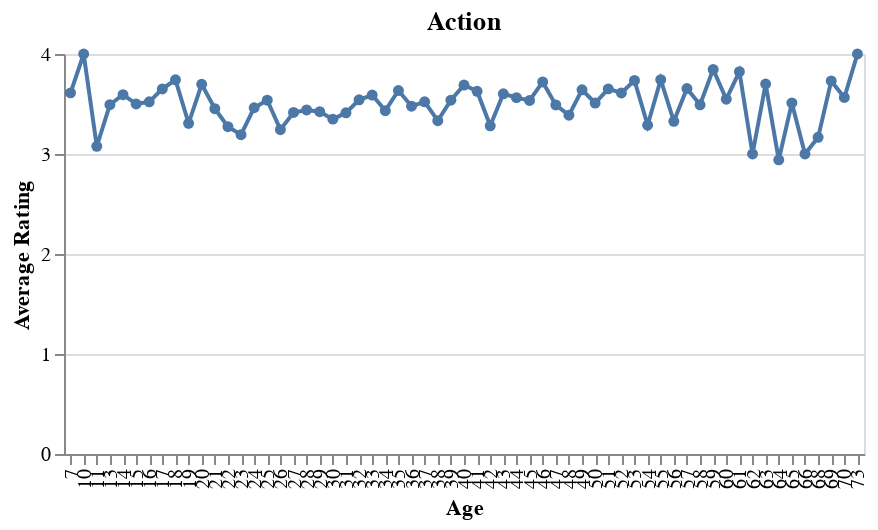
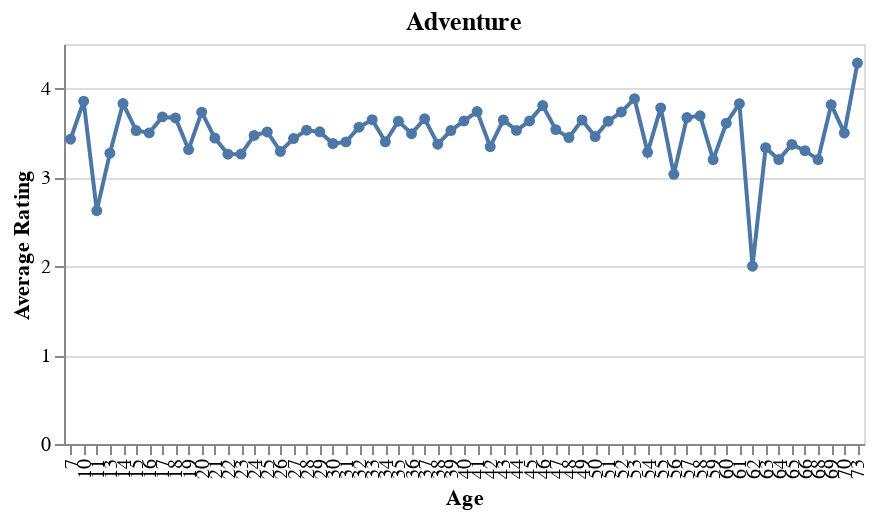
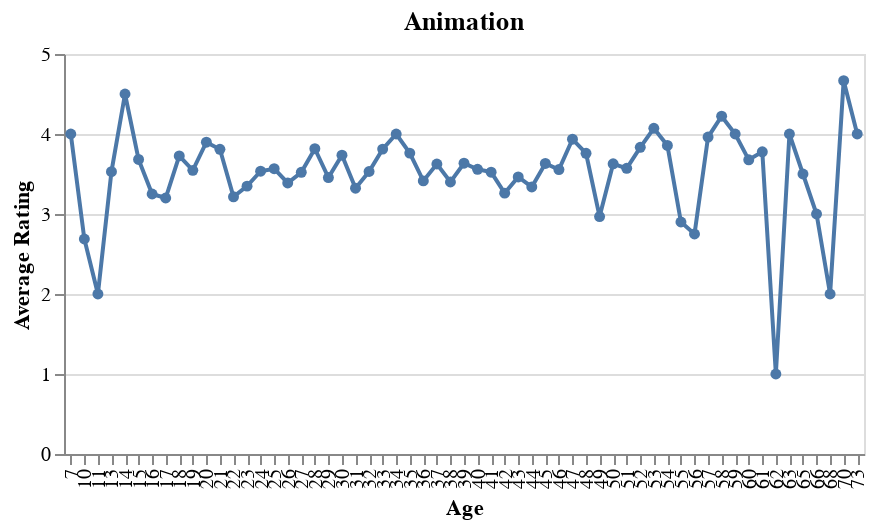
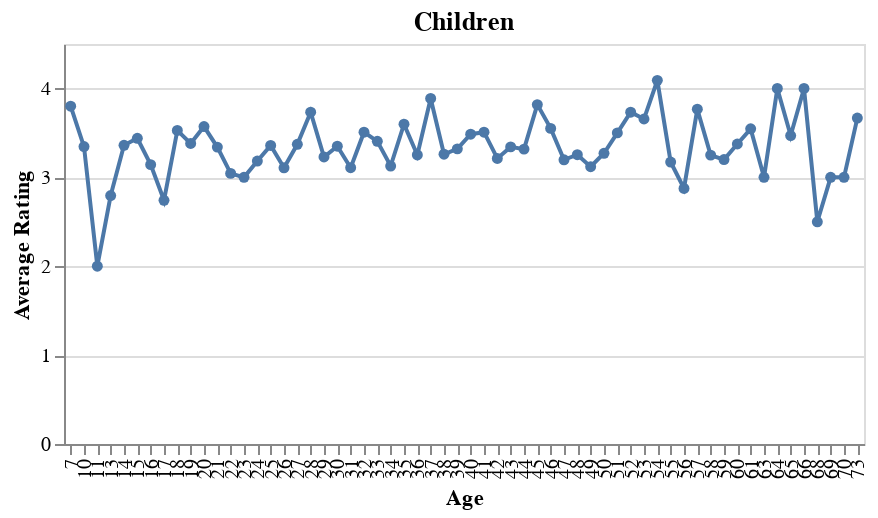

Notebook source saved alongside these figures, in order:
### Code cell
from IPython.display import display

for genre in age_rating['genres'].unique()[:5]: # limited to 5 cause there a lof of them
    selected_genre = age_rating[age_rating['genres'] == genre]
    chart = (
        alt.Chart(selected_genre)
        .mark_line(point=True)
        .encode(
            x=alt.X("age:O", title="Age"),
            y=alt.Y("rating:Q", title="Average Rating"),
            tooltip=["age", "rating:Q"]
        )
        .properties(
            title=genre,
            width=400,
            height=200
        )
    )
    
    display(chart)

### Figure 1 — Vega-Lite specification as saved in the notebook (floating-point values rounded to 4 significant figures)
{"config": {"view": {"continuousWidth": 300, "continuousHeight": 300}}, "data": {"name": "data-3a0d7042dad6db500af1757f4aadde23"}, "mark": {"type": "line", "point": true}, "encoding": {"tooltip": [{"field": "age", "type": "quantitative"}, {"field": "rating", "type": "quantitative"}], "x": {"field": "age", "title": "Age", "type": "ordinal"}, "y": {"field": "rating", "title": "Average Rating", "type": "quantitative"}}, "height": 200, "title": "Action", "width": 400, "$schema": "https://vega.github.io/schema/vega-lite/v5.20.1.json", "datasets": {"data-3a0d7042dad6db500af1757f4aadde23": [{"genres": "Action", "age": 7, "rating": 3.611}, {"genres": "Action", "age": 10, "rating": 4.0}, {"genres": "Action", "age": 11, "rating": 3.077}, {"genres": "Action", "age": 13, "rating": 3.493}, {"genres": "Action", "age": 14, "rating": 3.593}, {"genres": "Action", "age": 15, "rating": 3.5}, {"genres": "Action", "age": 16, "rating": 3.522}, {"genres": "Action", "age": 17, "rating": 3.651}, {"genres": "Action", "age": 18, "rating": 3.742}, {"genres": "Action", "age": 19, "rating": 3.307}, {"genres": "Action", "age": 20, "rating": 3.697}, {"genres": "Action", "age": 21, "rating": 3.453}, {"genres": "Action", "age": 22, "rating": 3.273}, {"genres": "Action", "age": 23, "rating": 3.193}, {"genres": "Action", "age": 24, "rating": 3.463}, {"genres": "Action", "age": 25, "rating": 3.538}, {"genres": "Action", "age": 26, "rating": 3.243}, {"genres": "Action", "age": 27, "rating": 3.415}, {"genres": "Action", "age": 28, "rating": 3.44}, {"genres": "Action", "age": 29, "rating": 3.423}, {"genres": "Action", "age": 30, "rating": 3.349}, {"genres": "Action", "age": 31, "rating": 3.412}, {"genres": "Action", "age": 32, "rating": 3.542}, {"genres": "Action", "age": 33, "rating": 3.59}, {"genres": "Action", "age": 34, "rating": 3.433}, {"genres": "Action", "age": 35, "rating": 3.635}, {"genres": "Action", "age": 36, "rating": 3.478}, {"genres": "Action", "age": 37, "rating": 3.522}, {"genres": "Action", "age": 38, "rating": 3.333}, {"genres": "Action", "age": 39, "rating": 3.538}, {"genres": "Action", "age": 40, "rating": 3.69}, {"genres": "Action", "age": 41, "rating": 3.627}, {"genres": "Action", "age": 42, "rating": 3.282}, {"genres": "Action", "age": 43, "rating": 3.602}, {"genres": "Action", "age": 44, "rating": 3.564}, {"genres": "Action", "age": 45, "rating": 3.536}, {"genres": "Action", "age": 46, "rating": 3.72}, {"genres": "Action", "age": 47, "rating": 3.49}, {"genres": "Action", "age": 48, "rating": 3.388}, {"genres": "Action", "age": 49, "rating": 3.642}, {"genres": "Action", "age": 50, "rating": 3.51}, {"genres": "Action", "age": 51, "rating": 3.651}, {"genres": "Action", "age": 52, "rating": 3.611}, {"genres": "Action", "age": 53, "rating": 3.736}, {"genres": "Action", "age": 54, "rating": 3.288}, {"genres": "Action", "age": 55, "rating": 3.744}, {"genres": "Action", "age": 56, "rating": 3.327}, {"genres": "Action", "age": 57, "rating": 3.655}, {"genres": "Action", "age": 58, "rating": 3.492}, {"genres": "Action", "age": 59, "rating": 3.846}, {"genres": "Action", "age": 60, "rating": 3.548}, {"genres": "Action", "age": 61, "rating": 3.823}, {"genres": "Action", "age": 62, "rating": 3.0}, {"genres": "Action", "age": 63, "rating": 3.7}, {"genres": "Action", "age": 64, "rating": 2.941}, {"genres": "Action", "age": 65, "rating": 3.511}, {"genres": "Action", "age": 66, "rating": 3.0}, {"genres": "Action", "age": 68, "rating": 3.167}, {"genres": "Action", "age": 69, "rating": 3.731}, {"genres": "Action", "age": 70, "rating": 3.565}, {"genres": "Action", "age": 73, "rating": 4.0}]}}

### Figure 2 — Vega-Lite specification as saved in the notebook (floating-point values rounded to 4 significant figures)
{"config": {"view": {"continuousWidth": 300, "continuousHeight": 300}}, "data": {"name": "data-7b98729339db87001007a7746a83f289"}, "mark": {"type": "line", "point": true}, "encoding": {"tooltip": [{"field": "age", "type": "quantitative"}, {"field": "rating", "type": "quantitative"}], "x": {"field": "age", "title": "Age", "type": "ordinal"}, "y": {"field": "rating", "title": "Average Rating", "type": "quantitative"}}, "height": 200, "title": "Adventure", "width": 400, "$schema": "https://vega.github.io/schema/vega-lite/v5.20.1.json", "datasets": {"data-7b98729339db87001007a7746a83f289": [{"genres": "Adventure", "age": 7, "rating": 3.429}, {"genres": "Adventure", "age": 10, "rating": 3.857}, {"genres": "Adventure", "age": 11, "rating": 2.625}, {"genres": "Adventure", "age": 13, "rating": 3.271}, {"genres": "Adventure", "age": 14, "rating": 3.83}, {"genres": "Adventure", "age": 15, "rating": 3.526}, {"genres": "Adventure", "age": 16, "rating": 3.5}, {"genres": "Adventure", "age": 17, "rating": 3.68}, {"genres": "Adventure", "age": 18, "rating": 3.668}, {"genres": "Adventure", "age": 19, "rating": 3.313}, {"genres": "Adventure", "age": 20, "rating": 3.733}, {"genres": "Adventure", "age": 21, "rating": 3.441}, {"genres": "Adventure", "age": 22, "rating": 3.26}, {"genres": "Adventure", "age": 23, "rating": 3.262}, {"genres": "Adventure", "age": 24, "rating": 3.471}, {"genres": "Adventure", "age": 25, "rating": 3.51}, {"genres": "Adventure", "age": 26, "rating": 3.291}, {"genres": "Adventure", "age": 27, "rating": 3.436}, {"genres": "Adventure", "age": 28, "rating": 3.53}, {"genres": "Adventure", "age": 29, "rating": 3.512}, {"genres": "Adventure", "age": 30, "rating": 3.38}, {"genres": "Adventure", "age": 31, "rating": 3.399}, {"genres": "Adventure", "age": 32, "rating": 3.564}, {"genres": "Adventure", "age": 33, "rating": 3.648}, {"genres": "Adventure", "age": 34, "rating": 3.4}, {"genres": "Adventure", "age": 35, "rating": 3.632}, {"genres": "Adventure", "age": 36, "rating": 3.491}, {"genres": "Adventure", "age": 37, "rating": 3.659}, {"genres": "Adventure", "age": 38, "rating": 3.373}, {"genres": "Adventure", "age": 39, "rating": 3.526}, {"genres": "Adventure", "age": 40, "rating": 3.634}, {"genres": "Adventure", "age": 41, "rating": 3.74}, {"genres": "Adventure", "age": 42, "rating": 3.345}, {"genres": "Adventure", "age": 43, "rating": 3.646}, {"genres": "Adventure", "age": 44, "rating": 3.528}, {"genres": "Adventure", "age": 45, "rating": 3.635}, {"genres": "Adventure", "age": 46, "rating": 3.807}, {"genres": "Adventure", "age": 47, "rating": 3.537}, {"genres": "Adventure", "age": 48, "rating": 3.447}, {"genres": "Adventure", "age": 49, "rating": 3.645}, {"genres": "Adventure", "age": 50, "rating": 3.459}, {"genres": "Adventure", "age": 51, "rating": 3.632}, {"genres": "Adventure", "age": 52, "rating": 3.735}, {"genres": "Adventure", "age": 53, "rating": 3.885}, {"genres": "Adventure", "age": 54, "rating": 3.281}, {"genres": "Adventure", "age": 55, "rating": 3.782}, {"genres": "Adventure", "age": 56, "rating": 3.034}, {"genres": "Adventure", "age": 57, "rating": 3.672}, {"genres": "Adventure", "age": 58, "rating": 3.692}, {"genres": "Adventure", "age": 59, "rating": 3.2}, {"genres": "Adventure", "age": 60, "rating": 3.609}, {"genres": "Adventure", "age": 61, "rating": 3.829}, {"genres": "Adventure", "age": 62, "rating": 2.0}, {"genres": "Adventure", "age": 63, "rating": 3.333}, {"genres": "Adventure", "age": 64, "rating": 3.2}, {"genres": "Adventure", "age": 65, "rating": 3.37}, {"genres": "Adventure", "age": 66, "rating": 3.3}, {"genres": "Adventure", "age": 68, "rating": 3.2}, {"genres": "Adventure", "age": 69, "rating": 3.818}, {"genres": "Adventure", "age": 70, "rating": 3.5}, {"genres": "Adventure", "age": 73, "rating": 4.286}]}}

### Figure 3 — Vega-Lite specification as saved in the notebook (floating-point values rounded to 4 significant figures)
{"config": {"view": {"continuousWidth": 300, "continuousHeight": 300}}, "data": {"name": "data-6aebda1831b3539557e1438147143f58"}, "mark": {"type": "line", "point": true}, "encoding": {"tooltip": [{"field": "age", "type": "quantitative"}, {"field": "rating", "type": "quantitative"}], "x": {"field": "age", "title": "Age", "type": "ordinal"}, "y": {"field": "rating", "title": "Average Rating", "type": "quantitative"}}, "height": 200, "title": "Animation", "width": 400, "$schema": "https://vega.github.io/schema/vega-lite/v5.20.1.json", "datasets": {"data-6aebda1831b3539557e1438147143f58": [{"genres": "Animation", "age": 7, "rating": 4.0}, {"genres": "Animation", "age": 10, "rating": 2.688}, {"genres": "Animation", "age": 11, "rating": 2.0}, {"genres": "Animation", "age": 13, "rating": 3.529}, {"genres": "Animation", "age": 14, "rating": 4.5}, {"genres": "Animation", "age": 15, "rating": 3.682}, {"genres": "Animation", "age": 16, "rating": 3.25}, {"genres": "Animation", "age": 17, "rating": 3.2}, {"genres": "Animation", "age": 18, "rating": 3.726}, {"genres": "Animation", "age": 19, "rating": 3.545}, {"genres": "Animation", "age": 20, "rating": 3.898}, {"genres": "Animation", "age": 21, "rating": 3.809}, {"genres": "Animation", "age": 22, "rating": 3.215}, {"genres": "Animation", "age": 23, "rating": 3.348}, {"genres": "Animation", "age": 24, "rating": 3.534}, {"genres": "Animation", "age": 25, "rating": 3.566}, {"genres": "Animation", "age": 26, "rating": 3.388}, {"genres": "Animation", "age": 27, "rating": 3.521}, {"genres": "Animation", "age": 28, "rating": 3.816}, {"genres": "Animation", "age": 29, "rating": 3.455}, {"genres": "Animation", "age": 30, "rating": 3.735}, {"genres": "Animation", "age": 31, "rating": 3.323}, {"genres": "Animation", "age": 32, "rating": 3.531}, {"genres": "Animation", "age": 33, "rating": 3.811}, {"genres": "Animation", "age": 34, "rating": 4.0}, {"genres": "Animation", "age": 35, "rating": 3.761}, {"genres": "Animation", "age": 36, "rating": 3.414}, {"genres": "Animation", "age": 37, "rating": 3.625}, {"genres": "Animation", "age": 38, "rating": 3.4}, {"genres": "Animation", "age": 39, "rating": 3.634}, {"genres": "Animation", "age": 40, "rating": 3.558}, {"genres": "Animation", "age": 41, "rating": 3.523}, {"genres": "Animation", "age": 42, "rating": 3.261}, {"genres": "Animation", "age": 43, "rating": 3.463}, {"genres": "Animation", "age": 44, "rating": 3.338}, {"genres": "Animation", "age": 45, "rating": 3.632}, {"genres": "Animation", "age": 46, "rating": 3.556}, {"genres": "Animation", "age": 47, "rating": 3.935}, {"genres": "Animation", "age": 48, "rating": 3.759}, {"genres": "Animation", "age": 49, "rating": 2.968}, {"genres": "Animation", "age": 50, "rating": 3.628}, {"genres": "Animation", "age": 51, "rating": 3.571}, {"genres": "Animation", "age": 52, "rating": 3.833}, {"genres": "Animation", "age": 53, "rating": 4.071}, {"genres": "Animation", "age": 54, "rating": 3.857}, {"genres": "Animation", "age": 55, "rating": 2.9}, {"genres": "Animation", "age": 56, "rating": 2.75}, {"genres": "Animation", "age": 57, "rating": 3.962}, {"genres": "Animation", "age": 58, "rating": 4.222}, {"genres": "Animation", "age": 59, "rating": 4.0}, {"genres": "Animation", "age": 60, "rating": 3.677}, {"genres": "Animation", "age": 61, "rating": 3.778}, {"genres": "Animation", "age": 62, "rating": 1.0}, {"genres": "Animation", "age": 63, "rating": 4.0}, {"genres": "Animation", "age": 65, "rating": 3.5}, {"genres": "Animation", "age": 66, "rating": 3.0}, {"genres": "Animation", "age": 68, "rating": 2.0}, {"genres": "Animation", "age": 70, "rating": 4.667}, {"genres": "Animation", "age": 73, "rating": 4.0}]}}

### Figure 4 — Vega-Lite specification as saved in the notebook (floating-point values rounded to 4 significant figures)
{"config": {"view": {"continuousWidth": 300, "continuousHeight": 300}}, "data": {"name": "data-b855ea5d8ad047f0ac2e41c329b70a81"}, "mark": {"type": "line", "point": true}, "encoding": {"tooltip": [{"field": "age", "type": "quantitative"}, {"field": "rating", "type": "quantitative"}], "x": {"field": "age", "title": "Age", "type": "ordinal"}, "y": {"field": "rating", "title": "Average Rating", "type": "quantitative"}}, "height": 200, "title": "Children", "width": 400, "$schema": "https://vega.github.io/schema/vega-lite/v5.20.1.json", "datasets": {"data-b855ea5d8ad047f0ac2e41c329b70a81": [{"genres": "Children", "age": 7, "rating": 3.8}, {"genres": "Children", "age": 10, "rating": 3.346}, {"genres": "Children", "age": 11, "rating": 2.0}, {"genres": "Children", "age": 13, "rating": 2.795}, {"genres": "Children", "age": 14, "rating": 3.36}, {"genres": "Children", "age": 15, "rating": 3.439}, {"genres": "Children", "age": 16, "rating": 3.143}, {"genres": "Children", "age": 17, "rating": 2.742}, {"genres": "Children", "age": 18, "rating": 3.528}, {"genres": "Children", "age": 19, "rating": 3.381}, {"genres": "Children", "age": 20, "rating": 3.571}, {"genres": "Children", "age": 21, "rating": 3.34}, {"genres": "Children", "age": 22, "rating": 3.044}, {"genres": "Children", "age": 23, "rating": 3.0}, {"genres": "Children", "age": 24, "rating": 3.183}, {"genres": "Children", "age": 25, "rating": 3.359}, {"genres": "Children", "age": 26, "rating": 3.107}, {"genres": "Children", "age": 27, "rating": 3.372}, {"genres": "Children", "age": 28, "rating": 3.733}, {"genres": "Children", "age": 29, "rating": 3.229}, {"genres": "Children", "age": 30, "rating": 3.35}, {"genres": "Children", "age": 31, "rating": 3.109}, {"genres": "Children", "age": 32, "rating": 3.508}, {"genres": "Children", "age": 33, "rating": 3.405}, {"genres": "Children", "age": 34, "rating": 3.127}, {"genres": "Children", "age": 35, "rating": 3.599}, {"genres": "Children", "age": 36, "rating": 3.251}, {"genres": "Children", "age": 37, "rating": 3.887}, {"genres": "Children", "age": 38, "rating": 3.26}, {"genres": "Children", "age": 39, "rating": 3.32}, {"genres": "Children", "age": 40, "rating": 3.485}, {"genres": "Children", "age": 41, "rating": 3.508}, {"genres": "Children", "age": 42, "rating": 3.213}, {"genres": "Children", "age": 43, "rating": 3.342}, {"genres": "Children", "age": 44, "rating": 3.317}, {"genres": "Children", "age": 45, "rating": 3.818}, {"genres": "Children", "age": 46, "rating": 3.551}, {"genres": "Children", "age": 47, "rating": 3.198}, {"genres": "Children", "age": 48, "rating": 3.255}, {"genres": "Children", "age": 49, "rating": 3.12}, {"genres": "Children", "age": 50, "rating": 3.271}, {"genres": "Children", "age": 51, "rating": 3.5}, {"genres": "Children", "age": 52, "rating": 3.733}, {"genres": "Children", "age": 53, "rating": 3.656}, {"genres": "Children", "age": 54, "rating": 4.091}, {"genres": "Children", "age": 55, "rating": 3.172}, {"genres": "Children", "age": 56, "rating": 2.875}, {"genres": "Children", "age": 57, "rating": 3.767}, {"genres": "Children", "age": 58, "rating": 3.25}, {"genres": "Children", "age": 59, "rating": 3.2}, {"genres": "Children", "age": 60, "rating": 3.375}, {"genres": "Children", "age": 61, "rating": 3.545}, {"genres": "Children", "age": 63, "rating": 3.0}, {"genres": "Children", "age": 64, "rating": 4.0}, {"genres": "Children", "age": 65, "rating": 3.471}, {"genres": "Children", "age": 66, "rating": 4.0}, {"genres": "Children", "age": 68, "rating": 2.5}, {"genres": "Children", "age": 69, "rating": 3.0}, {"genres": "Children", "age": 70, "rating": 3.0}, {"genres": "Children", "age": 73, "rating": 3.667}]}}
